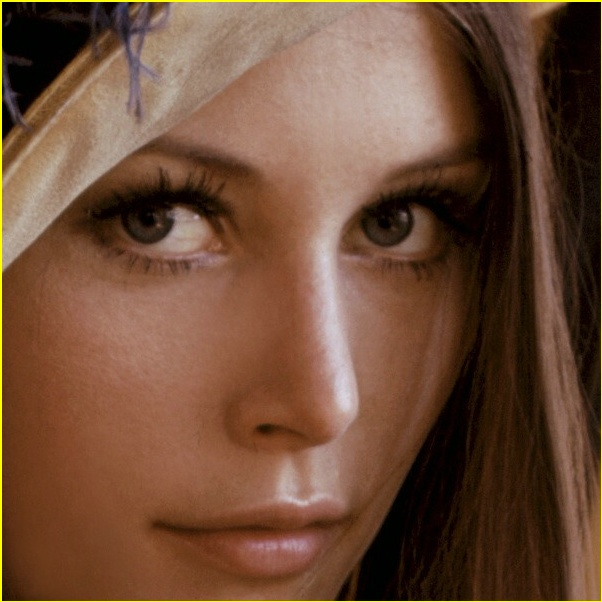
#> input picture face0.jpg, 602 x 602 px, given in place of lena.jpg, which was not available
$ python faceDetection.py
#> lines starting #> are read from the running program, lines starting #| are printed output that depends on the picture; after the words box and inside, x2 and y2 are one past the last pixel; in counts of white or black regions, pixels touching at a corner belong together; pictures that were not available may be replaced by others from this repository, and a replacement may not be noted
# import required libraries
import cv2

# read the input image
img = cv2.imread('./lena.jpg')
#> img is the input picture: shape (602, 602, 3); mean B, G, R 55.8, 76.6, 110.5

# convert to grayscale of each frames
gray = cv2.cvtColor(img, cv2.COLOR_BGR2GRAY)
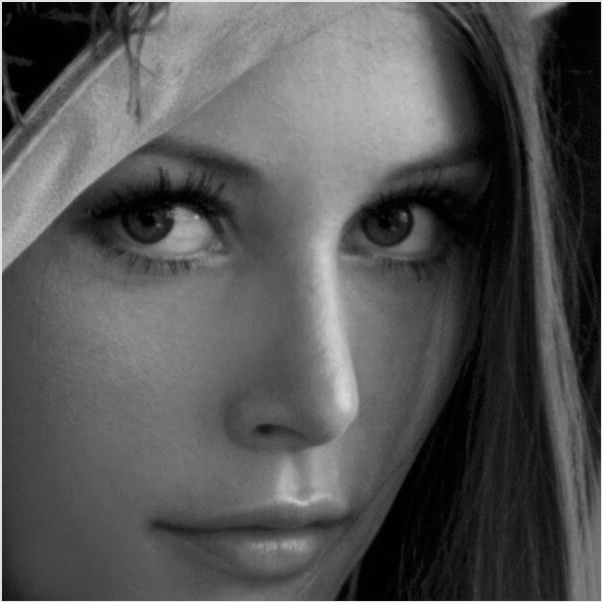
#> gray: shape (602, 602); min 0, max 230, mean 84.4

# read the haarcascades to detect the faces in an image
face_cascade = cv2.CascadeClassifier('./haarcascade_frontalface_alt.xml')

# detects faces in the input image
faces = face_cascade.detectMultiScale(gray, 1.1, 4)
#> faces = [[75, 60, 472, 472]]
print('Number of detected faces:', len(faces))
#| Number of detected faces: 1

# loop over all detected faces
if len(faces) > 0:
    for i, (x, y, w, h) in enumerate(faces):
        # To draw a rectangle in a face
        cv2.rectangle(img, (x, y), (x + w, y + h), (0, 255, 255), 2)
        face = img[y:y + h, x:x + w]
        cv2.imshow(f"Cropped Face {i}", face)
        cv2.imwrite(f'face{i}.jpg', face)
        print(f"face{i}.jpg is saved")
#> this loop made 1 pass
#| face0.jpg is saved
#> pass 1, `face = img[y:y + h, x:x + w]`:
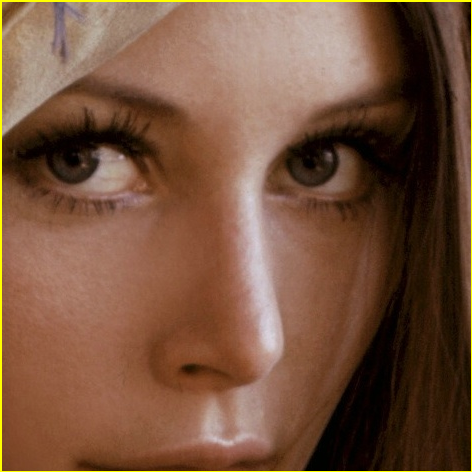
#> face: shape (472, 472, 3); mean B, G, R 61.1, 82.9, 118.5
#> after the loop:
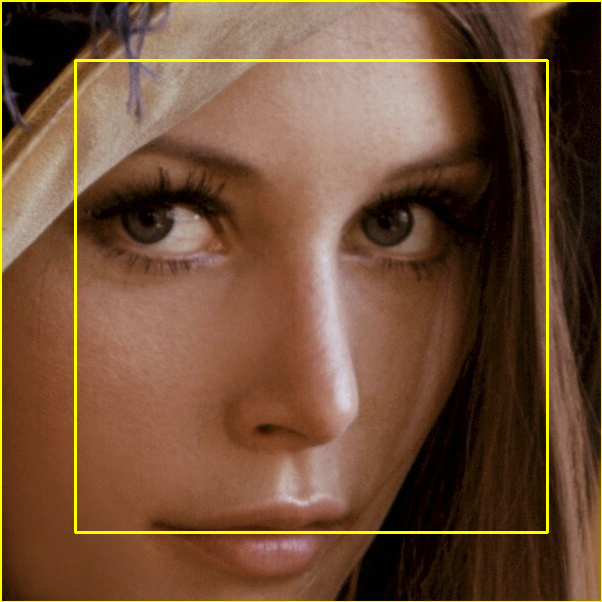
#> img: shape (602, 602, 3); 1.56% of pixels changed, all inside (x1, y1, x2, y2) = (74, 59, 549, 534)

# display the image with detected faces
cv2.imshow("image", img)
cv2.waitKey(0)
cv2.destroyAllWindows()
